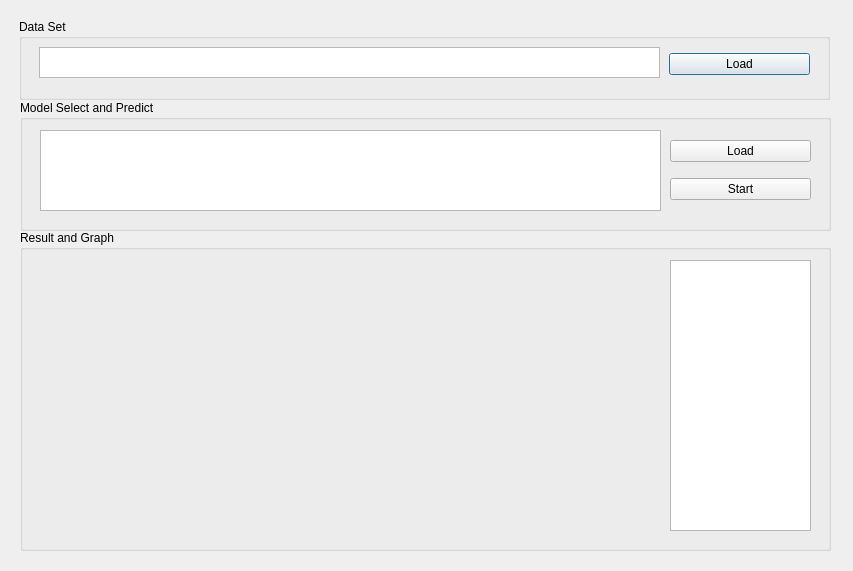
<?xml version="1.0" encoding="UTF-8"?>
<ui version="4.0">
 <class>Dialog</class>
 <widget class="QDialog" name="Dialog">
  <property name="geometry">
   <rect>
    <x>0</x>
    <y>0</y>
    <width>853</width>
    <height>571</height>
   </rect>
  </property>
  <property name="windowTitle">
   <string>Trainer</string>
  </property>
  <property name="windowIcon">
   <iconset>
    <normaloff>C:/Users/Choi/Desktop/인공지능_사진.jpg</normaloff>C:/Users/Choi/Desktop/인공지능_사진.jpg</iconset>
  </property>
  <widget class="QGroupBox" name="GroupBox_dataset">
   <property name="geometry">
    <rect>
     <x>19</x>
     <y>19</y>
     <width>811</width>
     <height>81</height>
    </rect>
   </property>
   <property name="title">
    <string>Data Set</string>
   </property>
   <widget class="QWidget" name="gridLayoutWidget_3">
    <property name="geometry">
     <rect>
      <x>20</x>
      <y>28</y>
      <width>621</width>
      <height>31</height>
     </rect>
    </property>
    <layout class="QGridLayout" name="gridLayout_3">
     <item row="0" column="0">
      <widget class="QTextEdit" name="text_data_path"/>
     </item>
    </layout>
   </widget>
   <widget class="QWidget" name="gridLayoutWidget_4">
    <property name="geometry">
     <rect>
      <x>650</x>
      <y>30</y>
      <width>141</width>
      <height>31</height>
     </rect>
    </property>
    <layout class="QGridLayout" name="gridLayout_4">
     <item row="2" column="0">
      <widget class="QPushButton" name="button_load_data">
       <property name="text">
        <string>Load</string>
       </property>
      </widget>
     </item>
    </layout>
   </widget>
  </widget>
  <widget class="QGroupBox" name="GroupBox_result">
   <property name="geometry">
    <rect>
     <x>20</x>
     <y>230</y>
     <width>811</width>
     <height>321</height>
    </rect>
   </property>
   <property name="title">
    <string>Result and Graph</string>
   </property>
   <widget class="QWidget" name="gridLayoutWidget_5">
    <property name="geometry">
     <rect>
      <x>20</x>
      <y>30</y>
      <width>311</width>
      <height>271</height>
     </rect>
    </property>
    <layout class="QGridLayout" name="gridLayout_5">
     <item row="0" column="0">
      <widget class="QWidget" name="widget_auc" native="true"/>
     </item>
    </layout>
   </widget>
   <widget class="QWidget" name="gridLayoutWidget_7">
    <property name="geometry">
     <rect>
      <x>650</x>
      <y>30</y>
      <width>141</width>
      <height>271</height>
     </rect>
    </property>
    <layout class="QGridLayout" name="gridLayout_7">
     <item row="0" column="0">
      <widget class="QTextEdit" name="text_result"/>
     </item>
    </layout>
   </widget>
   <widget class="QWidget" name="gridLayoutWidget_6">
    <property name="geometry">
     <rect>
      <x>340</x>
      <y>30</y>
      <width>301</width>
      <height>271</height>
     </rect>
    </property>
    <layout class="QGridLayout" name="gridLayout_8">
     <item row="0" column="0">
      <widget class="QWidget" name="widget_matrix" native="true"/>
     </item>
    </layout>
   </widget>
  </widget>
  <widget class="QGroupBox" name="GroupBox_model">
   <property name="geometry">
    <rect>
     <x>20</x>
     <y>100</y>
     <width>811</width>
     <height>131</height>
    </rect>
   </property>
   <property name="title">
    <string>Model Select and Predict</string>
   </property>
   <widget class="QWidget" name="gridLayoutWidget_2">
    <property name="geometry">
     <rect>
      <x>650</x>
      <y>30</y>
      <width>141</width>
      <height>81</height>
     </rect>
    </property>
    <layout class="QGridLayout" name="gridLayout_2">
     <item row="1" column="0">
      <widget class="QPushButton" name="button_start">
       <property name="text">
        <string>Start</string>
       </property>
      </widget>
     </item>
     <item row="0" column="0">
      <widget class="QPushButton" name="button_load_model">
       <property name="text">
        <string>Load</string>
       </property>
      </widget>
     </item>
    </layout>
   </widget>
   <widget class="QWidget" name="gridLayoutWidget">
    <property name="geometry">
     <rect>
      <x>20</x>
      <y>30</y>
      <width>621</width>
      <height>81</height>
     </rect>
    </property>
    <layout class="QGridLayout" name="gridLayout">
     <item row="0" column="0">
      <widget class="QTextEdit" name="text_model_path"/>
     </item>
    </layout>
   </widget>
  </widget>
 </widget>
 <resources/>
 <connections/>
</ui>
